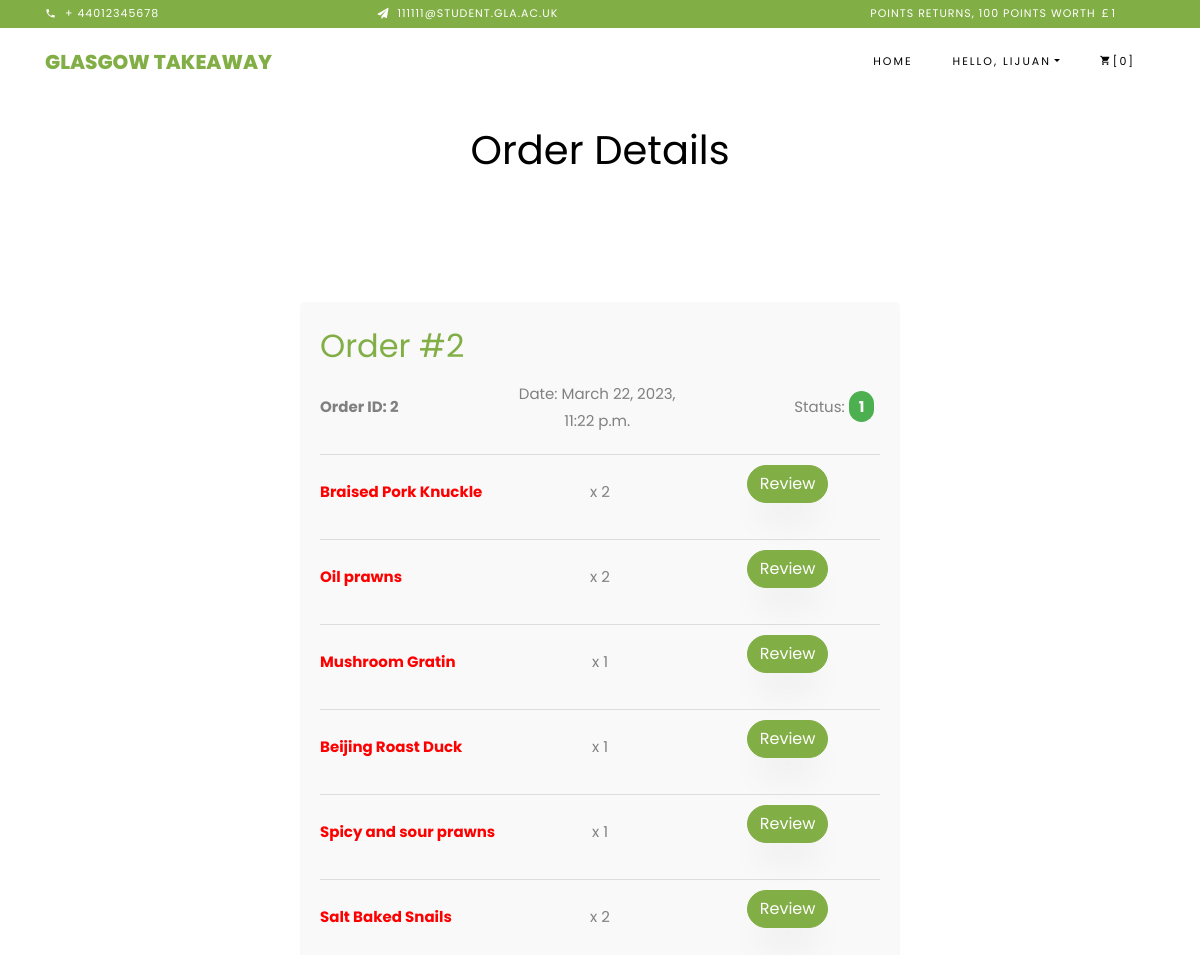
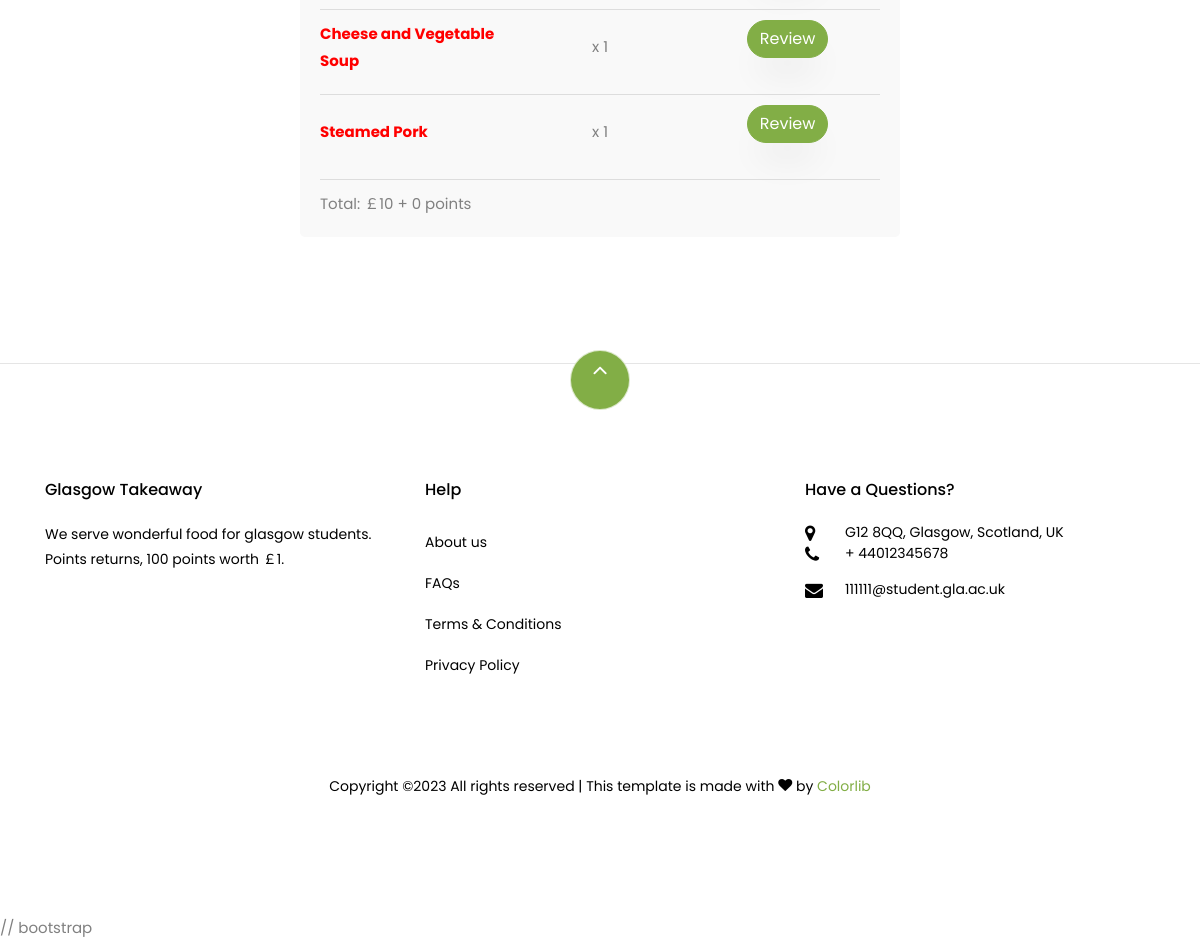
Screenshot of /takeaway/orderdetail/2/ (signed in) with the database file from the repository (2 pictures, top to bottom).
### takeaway/models.py (models this page shows, shortened)
class Order(models.Model):
    order_id = models.AutoField(primary_key=True)
    user = models.ForeignKey(User, on_delete=models.CASCADE)
    payment = models.CharField(max_length=100)
    delivery_state = models.CharField(max_length=10)
    ordered = models.BooleanField(default=False)
    date = models.DateTimeField(default=timezone.now)
    first_name = models.CharField(max_length=50, default="")
    last_name = models.CharField(max_length=50, default="")
    city = models.CharField(max_length=50, default="")
    street = models.CharField(max_length=50, default="")
    zipcode = models.CharField(max_length=10, default="")
    email = models.EmailField(max_length=30, default="")
    phone = models.CharField(max_length=15, default="")

class OrderDetail(models.Model):
    order = models.ForeignKey(Order, on_delete=models.CASCADE)
    food = models.ForeignKey(Food, on_delete=models.CASCADE)
    count = models.IntegerField(default=0)
    payment = models.CharField(max_length=100)
    delivery_state = models.CharField(max_length=10)
    date = models.DateTimeField(default=timezone.now)

class Food(models.Model):
    ID_MAX_LENGTH = 30
    food_id = models.CharField(max_length=ID_MAX_LENGTH)
    title = models.CharField(max_length=100)
    picture = models.ImageField(upload_to='food_images', blank=True)
    price = models.FloatField(max_length=20)
    discounted_price = models.FloatField(max_length=20)
    description = models.CharField(max_length=300)
    address = models.CharField(max_length=100)
    rating = models.FloatField(max_length=3)
    def __str__(self):
        return self.title

### takeaway/views.py (the view)
# urls.py: path("orderdetail/<order_id>/", views.OrderDetailsView.as_view(), name="orderdetail"),
class OrderDetailsView(View):
    def get_order_details(self, order_id):
        print('get detials 函数进入')
        try:
            order = Order.objects.get(order_id=order_id)
            orderdetail = OrderDetail.objects.filter(order=order)
        except Order.DoesNotExist:
            return None
        except OrderDetail.DoesNotExist:
            return None
        return order, orderdetail
    @method_decorator(login_required)
    def get(self, request, order_id):
        print('get函数进入')
        try:
            (order, orderdetail) = self.get_order_details(order_id)
        except TypeError:
            return redirect(reverse('takeaway:index'))
        context_dict = {'order': order,
                        'orderdetails': orderdetail[:],
                        }
        return render(request, 'takeaway/review.html', context_dict)

### takeaway/templatetags/takeaway_template_tags.py (called while the page is built)
@register.inclusion_tag('takeaway/header.html')
def getCartCount(user=None):
    cart_count = 0
    if user.is_authenticated:
        print("user登录了：" + user.username)
        try:
            cart = Cart.objects.get(user=user)
        except Cart.DoesNotExist:
            print("购物车发生异常")
            cart_count = 0
            return {'cart_count': cart_count,
                    'user': user}
        cart_detail_list = CartDetail.objects.filter(cart=cart)
        for cart_detail in cart_detail_list:
            cart_count += cart_detail.count
        print("购物车数量：" + str(cart_count))
    return {'cart_count': cart_count,
            'user': user}

### templates/takeaway/review.html (shortened to what this page needs)
{% extends 'takeaway/base.html' %}
{% load static %}
{% block body_block %}
<link href="{% static 'css/review.css' %}" rel="stylesheet">
<div class="container">
    <div class="p-4">
        <div class="container" style="text-align: center;">
            <h1>Order Details</h1>
        </div>
    </div>
    <section class="ftco-section">
        <div class="order">
            <h2><a href="#">Order #{{ order.order_id }}</a></h2>
            <div class="order-info">
                <div class="order-id">Order ID: {{ order.order_id }}</div>
                <div class="order-date">Date: {{ order.date }}</div>
                <div class="order-status">
                    Status: <span class="status status-delivered">{{ order.delivery_state }}</span>
                </div>
            </div>
            {% for orderdetail in orderdetails %}
            <div class="food-list">
                <div class="food-name">{{ orderdetail.food }}</div>
                <div class="food-count">x {{ orderdetail.count }}</div>
                <div class="food-review-submit"><p class="btn btn-primary" data-toggle="modal"
                                                   data-target="#reviewModal">Review</p></div>
            </div>
            {% endfor %}
            <div class="order-details">
                <div class="Total">
                    Total: {{ order.payment }}
                </div>
            </div>
        </div>
    </section>
</div>
{% endblock %}

### templates/takeaway/header.html (shortened to what this page needs)
<div class="py-1 bg-primary">
    <div class="container">
        <div class="row no-gutters d-flex align-items-start align-items-center px-md-0">
            <div class="col-lg-12 d-block">
                <div class="row d-flex">
                    <div class="col-md pr-4 d-flex topper align-items-center">
                        <div class="icon mr-2 d-flex justify-content-center align-items-center"><span
                                class="icon-phone2"></span></div>
                        <span class="text">+ 44012345678</span>
                    </div>
                    <div class="col-md pr-4 d-flex topper align-items-center">
                        <div class="icon mr-2 d-flex justify-content-center align-items-center"><span
                                class="icon-paper-plane"></span></div>
                        <span class="text">111111@student.gla.ac.uk</span>
                    </div>
                    <div class="col-md-5 pr-4 d-flex topper align-items-center text-lg-right">
                        <span class="text">Points returns, 100 points worth ￡1</span>
                    </div>
                </div>
            </div>
        </div>
    </div>
</div>
<nav class="navbar navbar-expand-lg navbar-dark ftco_navbar bg-dark ftco-navbar-light" id="ftco-navbar">
    <div class="container">
        <a class="navbar-brand" href="{% url 'takeaway:index' %}">Glasgow Takeaway</a>
        <div class="collapse navbar-collapse" id="ftco-nav">
            <ul class="navbar-nav ml-auto">
                <li class="nav-item active"><a href="{% url 'takeaway:index' %}" class="nav-link">Home</a></li>
                {% if user.is_authenticated %}
                <li class="nav-item dropdown">
                    <a class="nav-link dropdown-toggle" href="#" id="dropdown04" data-toggle="dropdown"
                       aria-haspopup="true" aria-expanded="false">Hello, {{ user.username }}</a>
                </li>
                <li class="nav-item cta cta-colored"><a href="{% url 'takeaway:cart' %}" class="nav-link" id="id_cart"><span
                        class="icon-shopping_cart"></span>[{{ cart_count }}]</a></li>
                {% else %}
                <li class="nav-item"><a href="{% url 'auth_login' %}" class="nav-link">Log in</a></li>
                <li class="nav-item"><a href="{% url 'registration_register' %}" class="nav-link">Sign up</a></li>
                {% endif %}
            </ul>
        </div>
    </div>
</nav>

### static/css/icomoon.css (style rules this page uses)
[class^="icon-"], [class*=" icon-"] { font-family: 'icomoon' !important; speak: none; font-style: normal; font-weight: normal; font-variant: normal; text-transform: none; line-height: 1; -webkit-font-smoothing: antialiased; -moz-osx-font-smoothing: grayscale; }
.icon-paper-plane:before { content: "\f1d8"; }
.icon-phone2:before { content: "\e0cd"; }
.icon-shopping_cart:before { content: "\e8cc"; }

### static/css/review.css (style rules this page uses)
.order { width:600px; margin:auto; background-color: #f9f9f9; padding: 20px; margin-bottom: 20px; border-radius: 5px; }
.order h2 { margin-top: 0; margin-bottom: 10px; }
.order .order-info { display: flex; flex-wrap: wrap; align-items: center; }
.order .order-info > div { flex-basis: 33%; margin-bottom: 10px; }
.order .order-info .order-id { font-weight: bold; text-align: left; }
.order .order-info .order-date { text-align: center; }
.order .order-info .order-status { text-align: right; }
.order .order-info .status { padding: 5px 10px; border-radius: 20px; font-weight: bold; color: #fff; }
.order .order-info .status-delivered { background-color: #4CAF50; }
.order .food-list { display: flex; flex-wrap: wrap; align-items: center; padding-top: 10px; border-top: 1px solid #ddd; margin-top: 10px; justify-content: space-between; }
.order .food-list > div { flex-basis: 33%; margin-bottom: 10px; }
.order .food-list .food-name { font-weight: bold; color: red; }
.order .food-list .food-count { text-align: center; }
.order .food-list .food-review-submit { height: 80; text-align: center; }
.order .order-details { padding-top: 10px; border-top: 1px solid #ddd; margin-top: 10px; display: flex; justify-content: space-between; align-items: center; }

### rows the page displays
Order: order_id "2", date "March 22, 2023, 11:22 p.m.", delivery_state "1", payment "￡10 + 0 points"
OrderDetail: food "Braised Pork Knuckle", count "2"
OrderDetail: food "Oil prawns", count "2"
OrderDetail: food "Mushroom Gratin", count "1"
OrderDetail: food "Beijing Roast Duck", count "1"
OrderDetail: food "Spicy and sour prawns", count "1"
OrderDetail: food "Salt Baked Snails", count "2"
OrderDetail: food "Cheese and Vegetable Soup", count "1"
OrderDetail: food "Steamed Pork", count "1"

### other values shown
{{ user.username }} "LIJUAN"
{{ cart_count }} "0"
